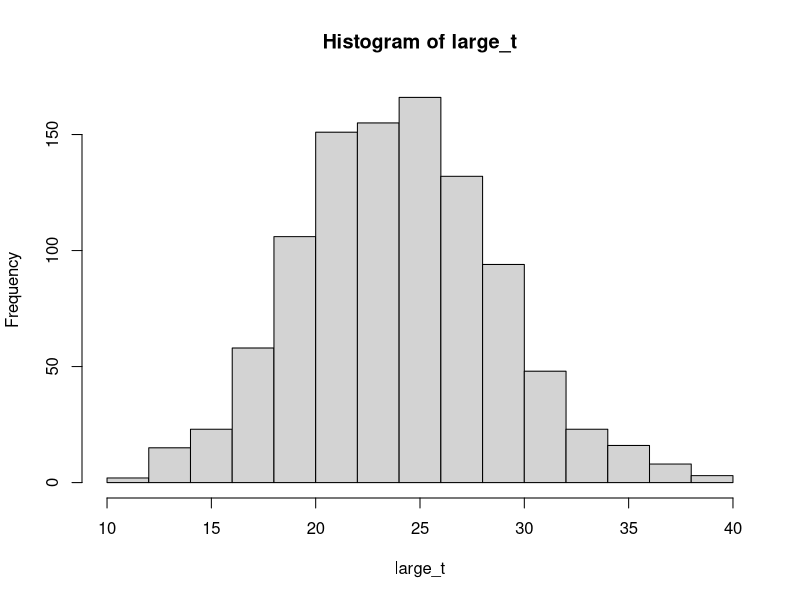
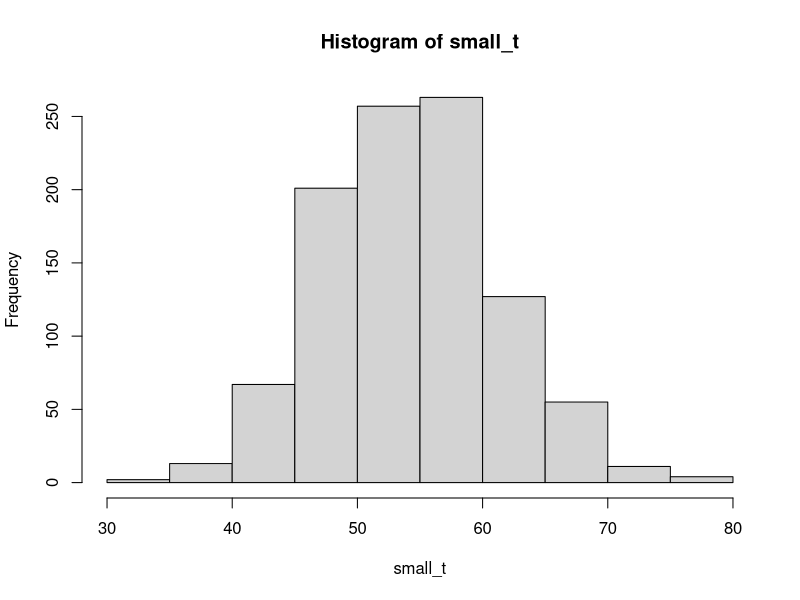

Generate these figures, in order, with R:

myname <- "Shuting Li"

set.seed(1)
large_t <- NULL
small_t <- NULL

for (i in 1:1000){
  large_hosp <- rbinom(n=365, size=45, prob=.5)
  large_t <- c(large_t, length(which(large_hosp > .6*45)))
  
  small_hosp <- rbinom(n=365, size=15, prob=.5)
  small_t <- c(small_t, length(which(small_hosp > .6*15)))
  
  i <- i+1
}
## large_t is number of days that large hosptial has more than 60% boys

hist(large_t)
length(large_t)
mean(large_t)
sd(large_t)

hist(small_t)
length(small_t)
mean(small_t)
sd(small_t)

mean_l <- mean(large_t)
sd_l <- sd(large_t)

mean_s <- mean(small_t)
sd_s <- sd(small_t)

